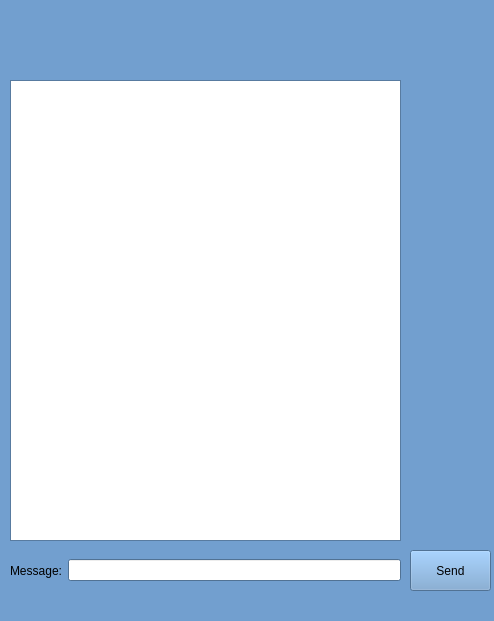
<?xml version="1.0" encoding="UTF-8"?>
<ui version="4.0">
 <class>ChatBox</class>
 <widget class="QWidget" name="ChatBox">
  <property name="geometry">
   <rect>
    <x>0</x>
    <y>0</y>
    <width>494</width>
    <height>621</height>
   </rect>
  </property>
  <property name="palette">
   <palette>
    <active>
     <colorrole role="WindowText">
      <brush brushstyle="SolidPattern">
       <color alpha="255">
        <red>0</red>
        <green>0</green>
        <blue>0</blue>
       </color>
      </brush>
     </colorrole>
     <colorrole role="Button">
      <brush brushstyle="SolidPattern">
       <color alpha="255">
        <red>114</red>
        <green>159</green>
        <blue>207</blue>
       </color>
      </brush>
     </colorrole>
     <colorrole role="Light">
      <brush brushstyle="SolidPattern">
       <color alpha="255">
        <red>196</red>
        <green>225</green>
        <blue>255</blue>
       </color>
      </brush>
     </colorrole>
     <colorrole role="Midlight">
      <brush brushstyle="SolidPattern">
       <color alpha="255">
        <red>155</red>
        <green>192</green>
        <blue>231</blue>
       </color>
      </brush>
     </colorrole>
     <colorrole role="Dark">
      <brush brushstyle="SolidPattern">
       <color alpha="255">
        <red>57</red>
        <green>79</green>
        <blue>103</blue>
       </color>
      </brush>
     </colorrole>
     <colorrole role="Mid">
      <brush brushstyle="SolidPattern">
       <color alpha="255">
        <red>76</red>
        <green>106</green>
        <blue>138</blue>
       </color>
      </brush>
     </colorrole>
     <colorrole role="Text">
      <brush brushstyle="SolidPattern">
       <color alpha="255">
        <red>0</red>
        <green>0</green>
        <blue>0</blue>
       </color>
      </brush>
     </colorrole>
     <colorrole role="BrightText">
      <brush brushstyle="SolidPattern">
       <color alpha="255">
        <red>255</red>
        <green>255</green>
        <blue>255</blue>
       </color>
      </brush>
     </colorrole>
     <colorrole role="ButtonText">
      <brush brushstyle="SolidPattern">
       <color alpha="255">
        <red>0</red>
        <green>0</green>
        <blue>0</blue>
       </color>
      </brush>
     </colorrole>
     <colorrole role="Base">
      <brush brushstyle="SolidPattern">
       <color alpha="255">
        <red>255</red>
        <green>255</green>
        <blue>255</blue>
       </color>
      </brush>
     </colorrole>
     <colorrole role="Window">
      <brush brushstyle="SolidPattern">
       <color alpha="255">
        <red>114</red>
        <green>159</green>
        <blue>207</blue>
       </color>
      </brush>
     </colorrole>
     <colorrole role="Shadow">
      <brush brushstyle="SolidPattern">
       <color alpha="255">
        <red>0</red>
        <green>0</green>
        <blue>0</blue>
       </color>
      </brush>
     </colorrole>
     <colorrole role="AlternateBase">
      <brush brushstyle="SolidPattern">
       <color alpha="255">
        <red>184</red>
        <green>207</green>
        <blue>231</blue>
       </color>
      </brush>
     </colorrole>
     <colorrole role="ToolTipBase">
      <brush brushstyle="SolidPattern">
       <color alpha="255">
        <red>255</red>
        <green>255</green>
        <blue>220</blue>
       </color>
      </brush>
     </colorrole>
     <colorrole role="ToolTipText">
      <brush brushstyle="SolidPattern">
       <color alpha="255">
        <red>0</red>
        <green>0</green>
        <blue>0</blue>
       </color>
      </brush>
     </colorrole>
     <colorrole role="PlaceholderText">
      <brush brushstyle="SolidPattern">
       <color alpha="128">
        <red>0</red>
        <green>0</green>
        <blue>0</blue>
       </color>
      </brush>
     </colorrole>
    </active>
    <inactive>
     <colorrole role="WindowText">
      <brush brushstyle="SolidPattern">
       <color alpha="255">
        <red>0</red>
        <green>0</green>
        <blue>0</blue>
       </color>
      </brush>
     </colorrole>
     <colorrole role="Button">
      <brush brushstyle="SolidPattern">
       <color alpha="255">
        <red>114</red>
        <green>159</green>
        <blue>207</blue>
       </color>
      </brush>
     </colorrole>
     <colorrole role="Light">
      <brush brushstyle="SolidPattern">
       <color alpha="255">
        <red>196</red>
        <green>225</green>
        <blue>255</blue>
       </color>
      </brush>
     </colorrole>
     <colorrole role="Midlight">
      <brush brushstyle="SolidPattern">
       <color alpha="255">
        <red>155</red>
        <green>192</green>
        <blue>231</blue>
       </color>
      </brush>
     </colorrole>
     <colorrole role="Dark">
      <brush brushstyle="SolidPattern">
       <color alpha="255">
        <red>57</red>
        <green>79</green>
        <blue>103</blue>
       </color>
      </brush>
     </colorrole>
     <colorrole role="Mid">
      <brush brushstyle="SolidPattern">
       <color alpha="255">
        <red>76</red>
        <green>106</green>
        <blue>138</blue>
       </color>
      </brush>
     </colorrole>
     <colorrole role="Text">
      <brush brushstyle="SolidPattern">
       <color alpha="255">
        <red>0</red>
        <green>0</green>
        <blue>0</blue>
       </color>
      </brush>
     </colorrole>
     <colorrole role="BrightText">
      <brush brushstyle="SolidPattern">
       <color alpha="255">
        <red>255</red>
        <green>255</green>
        <blue>255</blue>
       </color>
      </brush>
     </colorrole>
     <colorrole role="ButtonText">
      <brush brushstyle="SolidPattern">
       <color alpha="255">
        <red>0</red>
        <green>0</green>
        <blue>0</blue>
       </color>
      </brush>
     </colorrole>
     <colorrole role="Base">
      <brush brushstyle="SolidPattern">
       <color alpha="255">
        <red>255</red>
        <green>255</green>
        <blue>255</blue>
       </color>
      </brush>
     </colorrole>
     <colorrole role="Window">
      <brush brushstyle="SolidPattern">
       <color alpha="255">
        <red>114</red>
        <green>159</green>
        <blue>207</blue>
       </color>
      </brush>
     </colorrole>
     <colorrole role="Shadow">
      <brush brushstyle="SolidPattern">
       <color alpha="255">
        <red>0</red>
        <green>0</green>
        <blue>0</blue>
       </color>
      </brush>
     </colorrole>
     <colorrole role="AlternateBase">
      <brush brushstyle="SolidPattern">
       <color alpha="255">
        <red>184</red>
        <green>207</green>
        <blue>231</blue>
       </color>
      </brush>
     </colorrole>
     <colorrole role="ToolTipBase">
      <brush brushstyle="SolidPattern">
       <color alpha="255">
        <red>255</red>
        <green>255</green>
        <blue>220</blue>
       </color>
      </brush>
     </colorrole>
     <colorrole role="ToolTipText">
      <brush brushstyle="SolidPattern">
       <color alpha="255">
        <red>0</red>
        <green>0</green>
        <blue>0</blue>
       </color>
      </brush>
     </colorrole>
     <colorrole role="PlaceholderText">
      <brush brushstyle="SolidPattern">
       <color alpha="128">
        <red>0</red>
        <green>0</green>
        <blue>0</blue>
       </color>
      </brush>
     </colorrole>
    </inactive>
    <disabled>
     <colorrole role="WindowText">
      <brush brushstyle="SolidPattern">
       <color alpha="255">
        <red>57</red>
        <green>79</green>
        <blue>103</blue>
       </color>
      </brush>
     </colorrole>
     <colorrole role="Button">
      <brush brushstyle="SolidPattern">
       <color alpha="255">
        <red>114</red>
        <green>159</green>
        <blue>207</blue>
       </color>
      </brush>
     </colorrole>
     <colorrole role="Light">
      <brush brushstyle="SolidPattern">
       <color alpha="255">
        <red>196</red>
        <green>225</green>
        <blue>255</blue>
       </color>
      </brush>
     </colorrole>
     <colorrole role="Midlight">
      <brush brushstyle="SolidPattern">
       <color alpha="255">
        <red>155</red>
        <green>192</green>
        <blue>231</blue>
       </color>
      </brush>
     </colorrole>
     <colorrole role="Dark">
      <brush brushstyle="SolidPattern">
       <color alpha="255">
        <red>57</red>
        <green>79</green>
        <blue>103</blue>
       </color>
      </brush>
     </colorrole>
     <colorrole role="Mid">
      <brush brushstyle="SolidPattern">
       <color alpha="255">
        <red>76</red>
        <green>106</green>
        <blue>138</blue>
       </color>
      </brush>
     </colorrole>
     <colorrole role="Text">
      <brush brushstyle="SolidPattern">
       <color alpha="255">
        <red>57</red>
        <green>79</green>
        <blue>103</blue>
       </color>
      </brush>
     </colorrole>
     <colorrole role="BrightText">
      <brush brushstyle="SolidPattern">
       <color alpha="255">
        <red>255</red>
        <green>255</green>
        <blue>255</blue>
       </color>
      </brush>
     </colorrole>
     <colorrole role="ButtonText">
      <brush brushstyle="SolidPattern">
       <color alpha="255">
        <red>57</red>
        <green>79</green>
        <blue>103</blue>
       </color>
      </brush>
     </colorrole>
     <colorrole role="Base">
      <brush brushstyle="SolidPattern">
       <color alpha="255">
        <red>114</red>
        <green>159</green>
        <blue>207</blue>
       </color>
      </brush>
     </colorrole>
     <colorrole role="Window">
      <brush brushstyle="SolidPattern">
       <color alpha="255">
        <red>114</red>
        <green>159</green>
        <blue>207</blue>
       </color>
      </brush>
     </colorrole>
     <colorrole role="Shadow">
      <brush brushstyle="SolidPattern">
       <color alpha="255">
        <red>0</red>
        <green>0</green>
        <blue>0</blue>
       </color>
      </brush>
     </colorrole>
     <colorrole role="AlternateBase">
      <brush brushstyle="SolidPattern">
       <color alpha="255">
        <red>114</red>
        <green>159</green>
        <blue>207</blue>
       </color>
      </brush>
     </colorrole>
     <colorrole role="ToolTipBase">
      <brush brushstyle="SolidPattern">
       <color alpha="255">
        <red>255</red>
        <green>255</green>
        <blue>220</blue>
       </color>
      </brush>
     </colorrole>
     <colorrole role="ToolTipText">
      <brush brushstyle="SolidPattern">
       <color alpha="255">
        <red>0</red>
        <green>0</green>
        <blue>0</blue>
       </color>
      </brush>
     </colorrole>
     <colorrole role="PlaceholderText">
      <brush brushstyle="SolidPattern">
       <color alpha="128">
        <red>0</red>
        <green>0</green>
        <blue>0</blue>
       </color>
      </brush>
     </colorrole>
    </disabled>
   </palette>
  </property>
  <property name="windowTitle">
   <string>ChatBox</string>
  </property>
  <property name="autoFillBackground">
   <bool>true</bool>
  </property>
  <widget class="QLabel" name="label">
   <property name="geometry">
    <rect>
     <x>10</x>
     <y>10</y>
     <width>61</width>
     <height>61</height>
    </rect>
   </property>
   <property name="text">
    <string/>
   </property>
   <property name="pixmap">
    <pixmap>../images/6-512.png</pixmap>
   </property>
   <property name="scaledContents">
    <bool>true</bool>
   </property>
  </widget>
  <widget class="QTextEdit" name="textBox">
   <property name="geometry">
    <rect>
     <x>10</x>
     <y>80</y>
     <width>391</width>
     <height>461</height>
    </rect>
   </property>
  </widget>
  <widget class="QWidget" name="horizontalLayoutWidget">
   <property name="geometry">
    <rect>
     <x>10</x>
     <y>550</y>
     <width>391</width>
     <height>41</height>
    </rect>
   </property>
   <layout class="QHBoxLayout" name="horizontalLayout">
    <item>
     <widget class="QLabel" name="label_2">
      <property name="text">
       <string>Message:</string>
      </property>
     </widget>
    </item>
    <item>
     <widget class="QLineEdit" name="message"/>
    </item>
   </layout>
  </widget>
  <widget class="QPushButton" name="send">
   <property name="geometry">
    <rect>
     <x>410</x>
     <y>550</y>
     <width>81</width>
     <height>41</height>
    </rect>
   </property>
   <property name="cursor">
    <cursorShape>PointingHandCursor</cursorShape>
   </property>
   <property name="text">
    <string>Send</string>
   </property>
   <property name="icon">
    <iconset>
     <normaloff>../images/6-512.png</normaloff>../images/6-512.png</iconset>
   </property>
   <property name="autoDefault">
    <bool>false</bool>
   </property>
   <property name="flat">
    <bool>false</bool>
   </property>
  </widget>
 </widget>
 <resources/>
 <connections/>
</ui>
